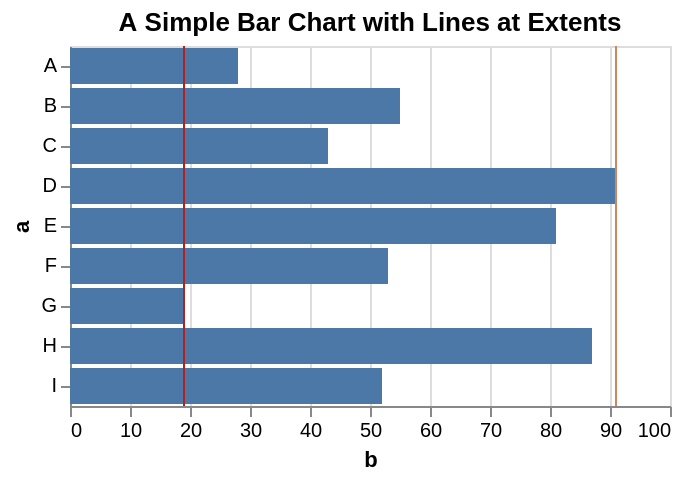

The Vega-Lite source for this figure:
### Vega specification from a JSON file in a GitHub repository (floating-point values rounded to 4 significant figures)
{"$schema": "https://vega.github.io/schema/vega/v6.json", "background": "white", "padding": 5, "width": 300, "title": {"text": "A Simple Bar Chart with Lines at Extents", "frame": "group"}, "style": "cell", "data": [{"name": "source_0", "values": [{"a": "A", "b": 28}, {"a": "B", "b": 55}, {"a": "C", "b": 43}, {"a": "D", "b": 91}, {"a": "E", "b": 81}, {"a": "F", "b": 53}, {"a": "G", "b": 19}, {"a": "H", "b": 87}, {"a": "I", "b": 52}]}, {"name": "data_0", "source": "source_0", "transform": [{"type": "extent", "field": "b", "signal": "b_extent"}]}, {"name": "data_1", "source": "data_0", "transform": [{"type": "stack", "groupby": ["a"], "field": "b", "sort": {"field": [], "order": []}, "as": ["b_start", "b_end"], "offset": "zero"}, {"type": "filter", "expr": "isValid(datum[\"b\"]) && isFinite(+datum[\"b\"])"}]}], "signals": [{"name": "y_step", "value": 20}, {"name": "height", "update": "bandspace(domain('y').length, 0.1, 0.05) * y_step"}], "marks": [{"name": "layer_0_marks", "type": "rect", "style": ["bar"], "from": {"data": "data_1"}, "encode": {"update": {"fill": {"value": "#4c78a8"}, "ariaRoleDescription": {"value": "bar"}, "description": {"signal": "\"b: \" + (format(datum[\"b\"], \"\")) + \"; a: \" + (isValid(datum[\"a\"]) ? isArray(datum[\"a\"]) ? join(datum[\"a\"], ' ') : datum[\"a\"] : \"\"+datum[\"a\"])"}, "x": {"scale": "x", "field": "b_end"}, "x2": {"scale": "x", "field": "b_start"}, "y": {"scale": "y", "field": "a"}, "height": {"signal": "max(0.25, bandwidth('y'))"}}}}, {"name": "layer_1_marks", "type": "rule", "style": ["rule"], "from": {"data": "data_0"}, "encode": {"update": {"stroke": {"value": "firebrick"}, "x": {"signal": "scale('x', b_extent[0])"}, "y": {"value": 0}, "y2": {"field": {"group": "height"}}}}}, {"name": "layer_2_marks", "type": "rule", "style": ["rule"], "from": {"data": "data_0"}, "encode": {"update": {"stroke": {"value": "#ca8861"}, "x": {"signal": "scale('x', b_extent[1])"}, "y": {"value": 0}, "y2": {"field": {"group": "height"}}}}}], "scales": [{"name": "x", "type": "linear", "domain": {"data": "data_1", "fields": ["b_start", "b_end"]}, "range": [0, {"signal": "width"}], "nice": true, "zero": true}, {"name": "y", "type": "band", "domain": {"data": "data_1", "field": "a", "sort": true}, "range": {"step": {"signal": "y_step"}}, "paddingInner": 0.1, "paddingOuter": 0.05}], "axes": [{"scale": "x", "orient": "bottom", "gridScale": "y", "grid": true, "tickCount": {"signal": "ceil(width/40)"}, "domain": false, "labels": false, "aria": false, "maxExtent": 0, "minExtent": 0, "ticks": false, "zindex": 0}, {"scale": "x", "orient": "bottom", "grid": false, "title": "b", "labelFlush": true, "labelOverlap": true, "tickCount": {"signal": "ceil(width/40)"}, "zindex": 0}, {"scale": "y", "orient": "left", "grid": false, "title": "a", "zindex": 0}]}
